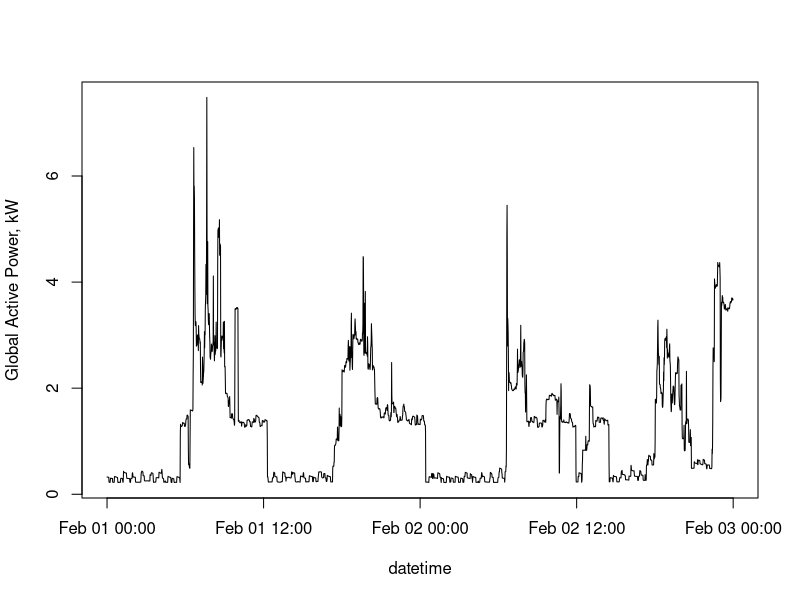

Generate this figure with R:
data = read.csv("mod_data.csv")

datetime = strptime(paste(data[,1], data[,2]), "%Y-%m-%d %H:%M:%S")

graphics.off()

plot(datetime, data[,3], 'l', ylab = "Global Active Power, kW")
